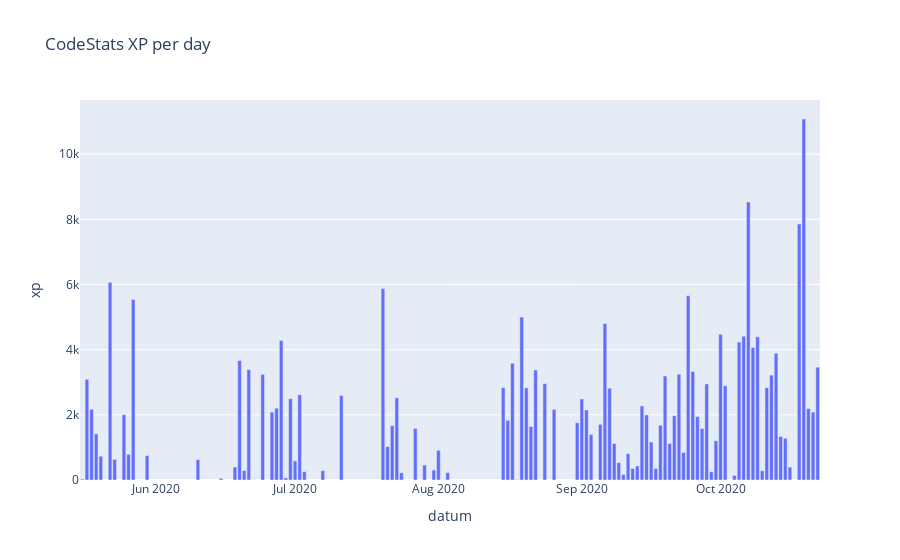

The cell this chart's notebook holds for it:
### Code cell
fig = px.bar(daily_xp, x="datum", y="xp", title='CodeStats XP per day')
fig.show()

### Figure 1 — Plotly figure (JSON) as saved in the notebook; plotly's stock layout.template omitted (floating-point values rounded to 4 significant figures; data arrays with more than 128 entries replaced by an {"elided": "..."} marker saying what was removed)
{"data": [{"alignmentgroup": "True", "hovertemplate": "datum=%{x}<br>xp=%{y}<extra></extra>", "legendgroup": "", "marker": {"color": "#636efa"}, "name": "", "offsetgroup": "", "orientation": "v", "showlegend": false, "textposition": "auto", "type": "bar", "x": {"elided": "160 str values"}, "xaxis": "x", "y": {"elided": "160 int values"}, "yaxis": "y"}], "layout": {"barmode": "relative", "legend": {"tracegroupgap": 0}, "title": {"text": "CodeStats XP per day"}, "xaxis": {"anchor": "y", "domain": [0, 1], "title": {"text": "datum"}}, "yaxis": {"anchor": "x", "domain": [0, 1], "title": {"text": "xp"}}}}
